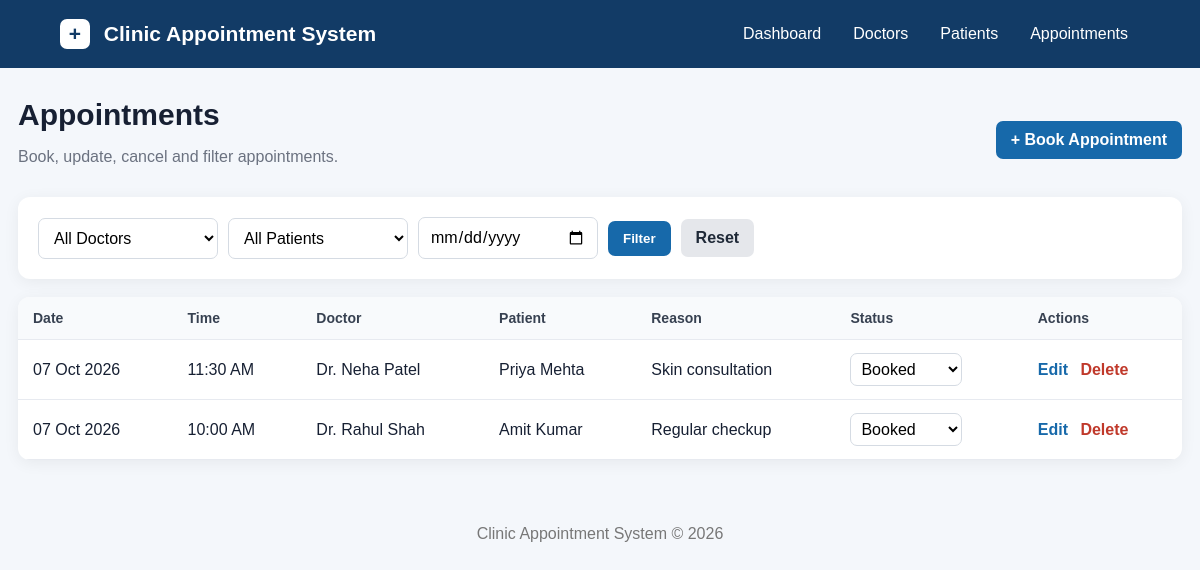
Screenshot of /appointments.php with the database file from the repository.
### tables this page shows
CREATE TABLE appointments (
    id INT AUTO_INCREMENT PRIMARY KEY,
    doctor_id INT NOT NULL,
    patient_id INT NOT NULL,
    appointment_date DATE NOT NULL,
    appointment_time TIME NOT NULL,
    reason VARCHAR(255),
    status ENUM('Booked','Completed','Cancelled') NOT NULL DEFAULT 'Booked',
    created_at TIMESTAMP DEFAULT CURRENT_TIMESTAMP,
    CONSTRAINT fk_appointment_doctor FOREIGN KEY (doctor_id) REFERENCES doctors(id) ON UPDATE CASCADE ON DELETE RESTRICT,
    CONSTRAINT fk_appointment_patient FOREIGN KEY (patient_id) REFERENCES patients(id) ON UPDATE CASCADE ON DELETE RESTRICT,
    INDEX idx_appointment_date (appointment_date),
    INDEX idx_appointment_doctor (doctor_id),
    INDEX idx_appointment_patient (patient_id)
);

CREATE TABLE doctors (
    id INT AUTO_INCREMENT PRIMARY KEY,
    name VARCHAR(100) NOT NULL,
    specialization VARCHAR(100) NOT NULL,
    phone VARCHAR(20),
    email VARCHAR(120),
    address VARCHAR(255),
    created_at TIMESTAMP DEFAULT CURRENT_TIMESTAMP
);

CREATE TABLE patients (
    id INT AUTO_INCREMENT PRIMARY KEY,
    name VARCHAR(100) NOT NULL,
    gender VARCHAR(20),
    dob DATE NULL,
    phone VARCHAR(20),
    email VARCHAR(120),
    address VARCHAR(255),
    created_at TIMESTAMP DEFAULT CURRENT_TIMESTAMP
);

### appointments.php (the view, shortened to what this page needs)
<?php
require "config.php";
$doctorFilter=(int)($_GET["doctor_id"]??0);$patientFilter=(int)($_GET["patient_id"]??0);$dateFilter=$_GET["date"]??"";
$sql="SELECT a.*,d.name doctor_name,p.name patient_name FROM appointments a JOIN doctors d ON d.id=a.doctor_id JOIN patients p ON p.id=a.patient_id WHERE 1=1";
$params=[];
$sql.=" ORDER BY a.appointment_date DESC,a.appointment_time DESC";
$s=$pdo->prepare($sql);$s->execute($params);$appointments=$s->fetchAll();
$doctors=$pdo->query("SELECT id,name FROM doctors ORDER BY name")->fetchAll();
require "header.php";
?>
<div class="section-head"><div><h1>Appointments</h1><p class="muted">Book, update, cancel and filter appointments.</p></div><a class="btn" href="appointment_form.php">+ Book Appointment</a></div>
<form class="filter card" method="get">
<select name="doctor_id"><option value="0">All Doctors</option><?php foreach($doctors as $d):?><option value="<?=$d["id"]?>" <?=$doctorFilter==$d["id"]?"selected":""?>><?=htmlspecialchars($d["name"])?></option><?php endforeach;?></select>
<select name="patient_id"><option value="0">All Patients</option></select>
<input type="date" name="date" value="<?=htmlspecialchars($dateFilter)?>">
<button class="btn">Filter</button><a class="btn secondary" href="appointments.php">Reset</a>
</form>
<div class="card table-wrap"><table>
<thead><tr><th>Date</th><th>Time</th><th>Doctor</th><th>Patient</th><th>Reason</th><th>Status</th><th>Actions</th></tr></thead>
<tbody>
<?php if(!$appointments):?><tr><td colspan="7" class="empty">No appointments found.</td></tr>
<?php else:foreach($appointments as $a):?>
<tr>
<td><?=date("d M Y",strtotime($a["appointment_date"]))?></td><td><?=date("h:i A",strtotime($a["appointment_time"]))?></td>
<td><?=htmlspecialchars($a["doctor_name"])?></td><td><?=htmlspecialchars($a["patient_name"])?></td><td><?=htmlspecialchars($a["reason"])?></td>
<td><form class="inline" method="post"><input type="hidden" name="status_id" value="<?=$a["id"]?>"><select name="status" onchange="this.form.submit()"><?php foreach(["Booked","Completed","Cancelled"] as $st):?><option <?=$a["status"]===$st?"selected":""?>><?=$st?></option><?php endforeach;?></select></form></td>
<td class="actions"><a class="link" href="appointment_form.php?id=<?=$a["id"]?>">Edit</a> <a class="danger" onclick="return confirm('Delete this appointment?')" href="appointments.php?delete=<?=$a["id"]?>">Delete</a></td>
</tr>
<?php endforeach;endif;?>
</tbody></table></div>
<?php require "footer.php";?>

### header.php (shortened to what this page needs)
<!DOCTYPE html>
<html lang="en">
<head>
<link rel="stylesheet" href="assets/style.css">
</head>
<body>
<header class="topbar">
  <div class="brand"><span class="brand-icon">+</span> Clinic Appointment System</div>
  <nav>
    <a href="index.php">Dashboard</a>
    <a href="doctors.php">Doctors</a>
    <a href="patients.php">Patients</a>
    <a href="appointments.php">Appointments</a>
  </nav>
</header>
<main class="container">

### footer.php
</main>
<footer>Clinic Appointment System &copy; <?= date("Y") ?></footer>
</body>
</html>

### assets/style.css (style rules this page uses)
* { box-sizing:border-box }
body { margin:0;font-family:Arial,Helvetica,sans-serif;background:#f4f7fb;color:#172033 }
.topbar { background:#123b66;color:#fff;padding:16px 5%;display:flex;align-items:center;justify-content:space-between;gap:20px;flex-wrap:wrap }
.brand { font-size:21px;font-weight:700 }
.brand-icon { display:inline-grid;place-items:center;width:30px;height:30px;background:#fff;color:#123b66;border-radius:7px;margin-right:8px }
.topbar nav { display:flex;gap:8px;flex-wrap:wrap }
.topbar nav a { color:#fff;text-decoration:none;padding:9px 12px;border-radius:7px }
.container { max-width:1200px;margin:30px auto;padding:0 18px }
h1 { margin:0 0 7px;font-size:30px }
.muted { color:#6b7280 }
.card { background:#fff;border-radius:12px;padding:20px;box-shadow:0 3px 16px rgba(0,0,0,.06) }
.section-head { display:flex;justify-content:space-between;align-items:center;gap:15px;margin:25px 0 15px }
.btn { display:inline-block;border:0;background:#1769aa;color:#fff;text-decoration:none;padding:10px 15px;border-radius:7px;cursor:pointer;font-weight:600 }
.btn.secondary { background:#e5e7eb;color:#1f2937 }
.filter { display:flex;gap:10px;align-items:center;flex-wrap:wrap;margin-bottom:18px }
input,select,textarea { width:100%;padding:10px 11px;border:1px solid #d5dbe3;border-radius:7px;background:#fff;font:inherit }
.filter input,.filter select { width:auto;min-width:180px }
.table-wrap { overflow-x:auto;padding:0 }
table { width:100%;border-collapse:collapse;min-width:800px }
th,td { text-align:left;padding:13px 15px;border-bottom:1px solid #e7eaf0 }
th { background:#f8fafc;color:#374151;font-size:14px }
.actions { white-space:nowrap }
.link { color:#1769aa;text-decoration:none;font-weight:600 }
.danger { color:#c0392b;text-decoration:none;font-weight:600;margin-left:8px }
.inline { display:inline }
.inline select { width:auto;padding:6px }
footer { text-align:center;color:#777;padding:35px 15px }

### rows the page displays
appointments: appointment_date "07 Oct 2026", appointment_time "11:30 AM", doctor.name "Dr. Neha Patel", patient.name "Priya Mehta", reason "Skin consultation", status "Booked"
appointments: appointment_date "07 Oct 2026", appointment_time "10:00 AM", doctor.name "Dr. Rahul Shah", patient.name "Amit Kumar", reason "Regular checkup", status "Booked"
